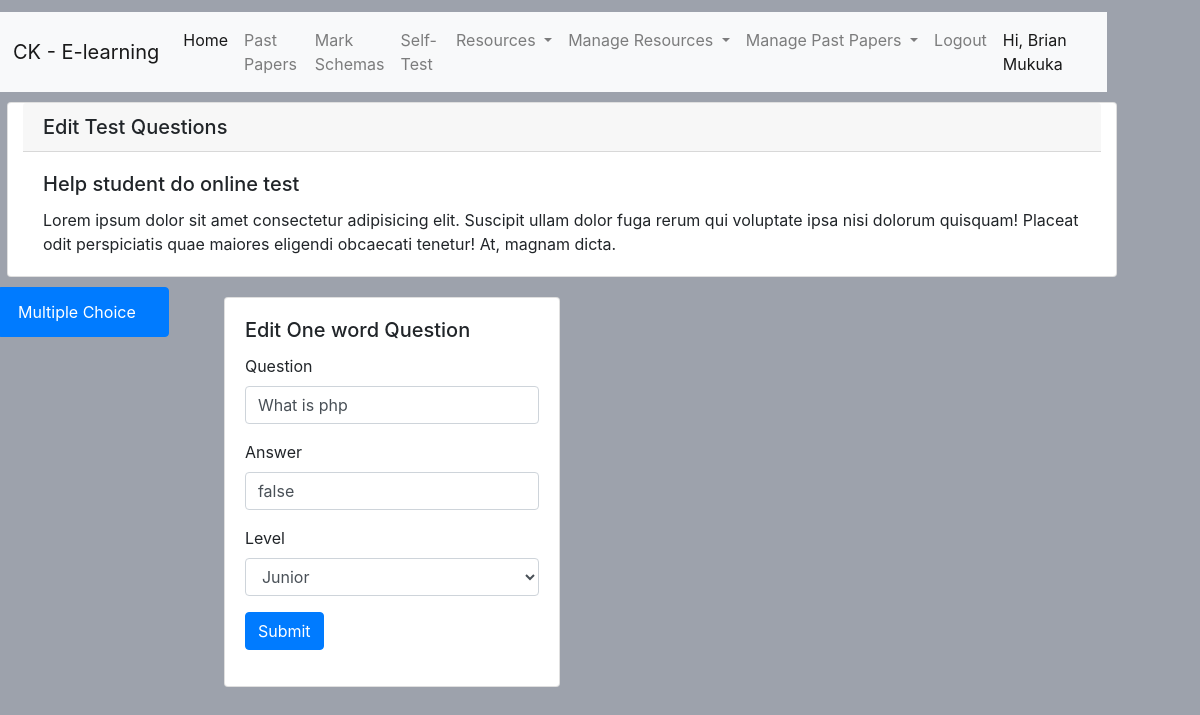
The page /admin/lessons/tests/edit_test.php?id=63 (signed in) on the database its author committed.
### tables this page shows
CREATE TABLE `questions` (
  `id` int(11) NOT NULL,
  `type` varchar(100) NOT NULL,
  `text` varchar(100) NOT NULL,
  `created_by` varchar(100) NOT NULL,
  `created_at` timestamp NOT NULL DEFAULT current_timestamp(),
  `updated_at` date DEFAULT NULL,
  `a` varchar(1000) DEFAULT NULL,
  `b` varchar(1000) DEFAULT NULL,
  `c` varchar(1000) DEFAULT NULL,
  `d` varchar(1000) DEFAULT NULL,
  `answer` varchar(1000) NOT NULL,
  `level` varchar(100) NOT NULL DEFAULT 'junior'
);

### admin/lessons/tests/api.php (called while the page is built, shortened)
<?php
function getQuestion($id){
    $conn = DBCoonect();
       $sql = "SELECT * FROM questions WHERE `id` = '$id'";
    $results = mysqli_query($conn,$sql);
   return mysqli_fetch_assoc($results);
}

### admin/lessons/tests/edit_one_word.php (the view, shortened to what this page needs)
  <div class="row">
  <div class="col-4">
    <div class="list-group" id="list-tab" role="tablist">
      <a class="list-group-item list-group-item-action active" id="list-home-list" data-toggle="list" href="#list-home" role="tab" aria-controls="home">Multiple Choice</a>
    </div>
  </div>
  <div class="col-8">
    <div class="tab-content" id="nav-tabContent">
      <div class="tab-pane fade show active" id="list-home" role="tabpanel" aria-labelledby="list-home-list">
  <div class="col-md-6">
 <div class="card" style="width: 21rem;">
  <div class="card-body">
    <h5 class="card-title"> Edit One word Question</h5>
<form class='' action='api.php' method='post'>
      <div class="form-group ">
    <label for="name">Question</label>
    <input type="text" value="<? echo $text?>" class="form-control" name="text" aria-describedby="textHelp" />
  </div>
     <div class="form-group ">
    <label for="gender">Answer</label>
    <input type="text" class="form-control" value="<? echo $answer?>"  name="answer" aria-describedby="textHelp" />
  </div>
       <div class="form-group ">
    <label for="grade">Level</label>
        <select  class="form-control"  selected="<? echo $level ?>" name="level" aria-describedby="genderHelp" >
  <option <?  if($level == 'junior') echo 'selected'  ?>   value='junior'> Junior </option>
    </select>
  </div>
     <div class="form-group ">
  <button type="submit" class="btn btn-primary">Submit</button>
  </div>
</form>
</div>
</div>
</div>
      </div>
    </div>
  </div>
  </div>
<?php
require_once('../../../layout/admin/footer.php')
?>

### assets/css/custom.css (style rules this page uses)
@media screen and (min-width: 480px) { body { background-color: rgb(157, 162, 172); width: 90vw; height: 90vh; margin: 1vw; } }
.card { margin:10px !important }

### rows shown on the page
questions: text "What is php", answer "false", level "Junior"

### other values the page prints
$_SESSION['user']['name'] "Brian Mukuka"
